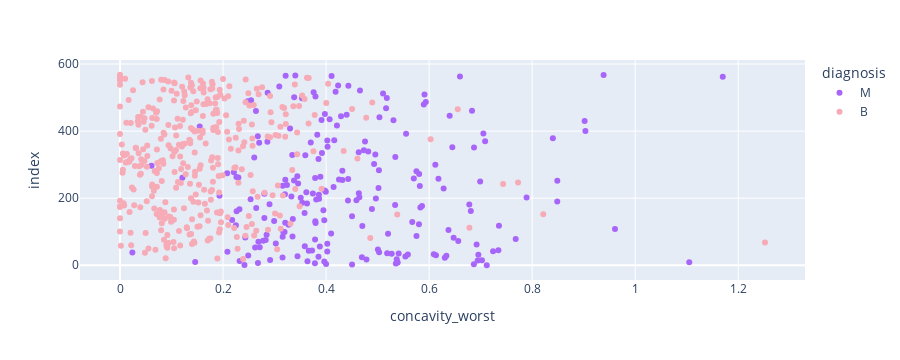

The notebook cell this image was saved under:
### Code cell
# Scatter plot for the Concavity parameter
px.scatter(data_frame=df,x='concavity_worst',color='diagnosis',color_discrete_sequence=['#A865f9','#f6abb6'])

### Figure 1 — Plotly figure (JSON) as saved in the notebook; plotly's stock layout.template omitted (floating-point values rounded to 4 significant figures; data arrays with more than 128 entries replaced by an {"elided": "..."} marker saying what was removed)
{"data": [{"hovertemplate": "diagnosis=M<br>concavity_worst=%{x}<br>index=%{y}<extra></extra>", "legendgroup": "M", "marker": {"color": "#A865f9", "symbol": "circle"}, "mode": "markers", "name": "M", "orientation": "h", "showlegend": true, "type": "scatter", "x": {"elided": "212 float values"}, "xaxis": "x", "y": {"elided": "212 int values"}, "yaxis": "y"}, {"hovertemplate": "diagnosis=B<br>concavity_worst=%{x}<br>index=%{y}<extra></extra>", "legendgroup": "B", "marker": {"color": "#f6abb6", "symbol": "circle"}, "mode": "markers", "name": "B", "orientation": "h", "showlegend": true, "type": "scatter", "x": {"elided": "357 float values"}, "xaxis": "x", "y": {"elided": "357 int values"}, "yaxis": "y"}], "layout": {"height": 360, "legend": {"title": {"text": "diagnosis"}, "tracegroupgap": 0}, "margin": {"t": 60}, "xaxis": {"anchor": "y", "autorange": true, "domain": [0, 1], "range": [-0.07589, 1.328], "title": {"text": "concavity_worst"}, "type": "linear"}, "yaxis": {"anchor": "x", "autorange": true, "domain": [0, 1], "range": [-43.98, 612.0], "title": {"text": "index"}, "type": "linear"}}}
